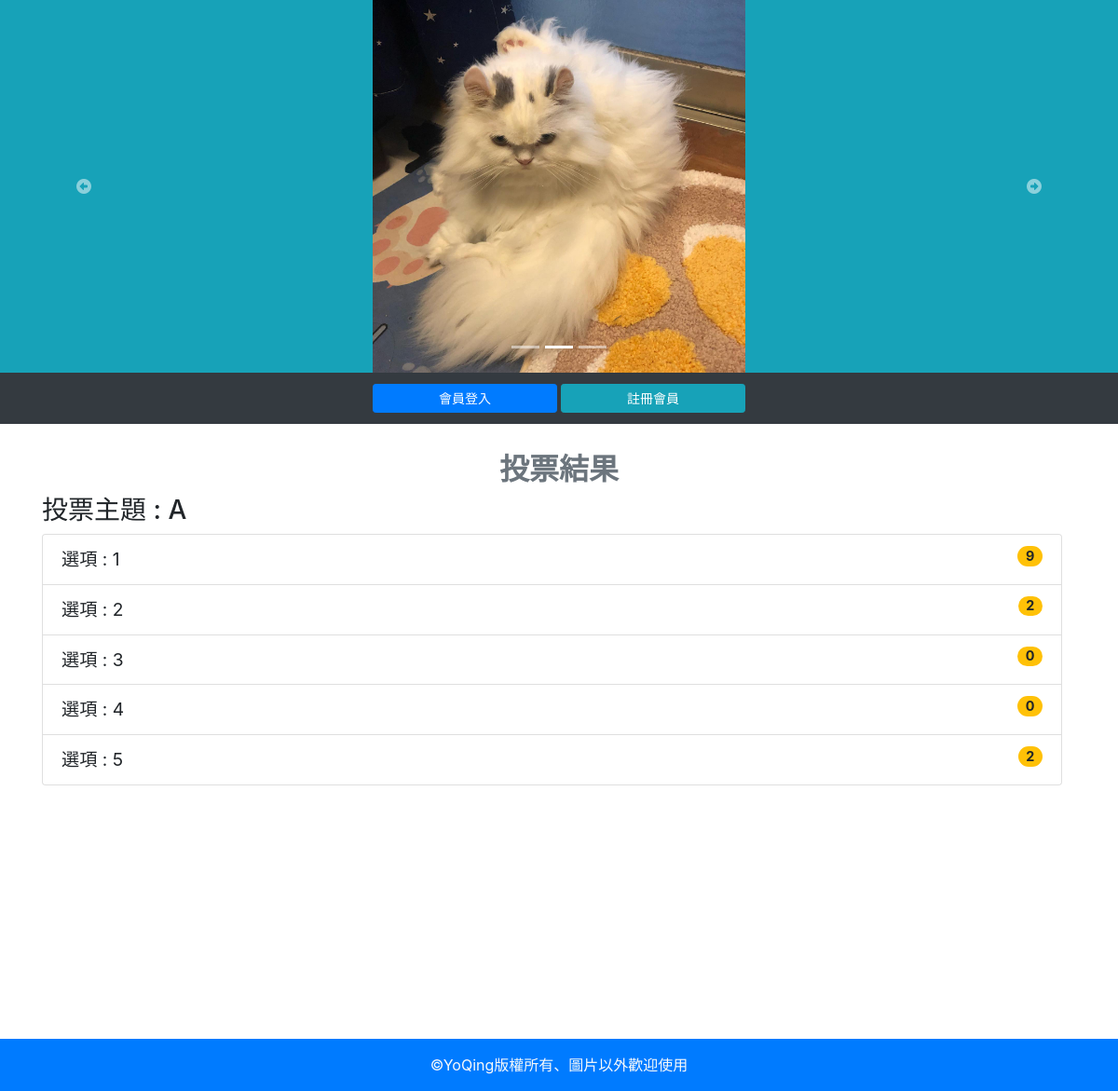
The page /?do=vote_result&id=24 on the database its author committed.
### tables this page shows
CREATE TABLE `ad` (
  `id` int(11) UNSIGNED NOT NULL,
  `name` varchar(64) NOT NULL,
  `sh` tinyint(1) UNSIGNED NOT NULL,
  `intro` varchar(64) DEFAULT NULL
);

CREATE TABLE `topics` (
  `id` int(11) UNSIGNED NOT NULL,
  `topic` varchar(128) NOT NULL
);

CREATE TABLE `options` (
  `id` int(11) UNSIGNED NOT NULL,
  `opt` varchar(128) NOT NULL,
  `topic_id` int(11) UNSIGNED NOT NULL,
  `count` int(11) UNSIGNED NOT NULL DEFAULT 0
);

### db.php (called while the page is built, shortened)
<?php
    $dsn="mysql:host=localhost;charset=utf8;dbname=yovote";
    $pdo=new PDO($dsn,'root','');
    function all($table,...$arg){
    global $pdo;
    $sql="SELECT * FROM `$table` ";
    if(isset($arg[0])){
        if(is_array($arg[0])){
            foreach($arg[0] as $key=>$value){
                $tmp[]="`$key`='$value'";
            }
            $sql=$sql."where " . implode(" AND ",$tmp);
        }else{
            $sql=$sql.$arg[0];
        }
    }
    $rows=$pdo->query($sql)->fetchAll(PDO::FETCH_ASSOC);
    return $rows;
    }
    function q($sql){
    global $pdo;
    return $pdo->query($sql)->fetchAll(PDO::FETCH_ASSOC);
    }
?>

### index.php (the view, shortened to what this page needs)
<?php
include_once "./db.php";
?>
<!DOCTYPE html>
<html lang="en">
<head>
    <link rel="stylesheet" href="https://maxcdn.bootstrapcdn.com/bootstrap/4.5.2/css/bootstrap.min.css">
    <link rel="stylesheet" href="./style/style.css">
</head>
<body>
<div class="container-fluid">
    <div class="row">
        <div class="jumbotron jumbotron-fluid p-0 mb-0 col-12" style="overflow:hidden">
            <a href="index.php">
                <div id="carouselExampleIndicators" class="carousel slide bg-info" data-ride="carousel" data-interval="2500">
                    <ol class="carousel-indicators position-absolute">
                        <li data-target="#carouselExampleIndicators" data-slide-to="0" class="active"></li>
                        <li data-target="#carouselExampleIndicators" data-slide-to="1"></li>
                        <li data-target="#carouselExampleIndicators" data-slide-to="2"></li>
                    </ol>
                    <div class="carousel-inner">
                    <?php
                        $image=all('ad',['sh'=>1]);
                        foreach($image as $key => $image2){
                        if($key==0){
                            echo "<div class='carousel-item active'>";
                        }else{
                            echo "<div class='carousel-item'>";
                        }
                        echo "<img class='d-block m-auto' style='width:400px;height:400px;' src='./image/{$image2['name']}' alt='{$image2['intro']}'>";
                        echo "</div>";
                        }
                        ?>
                    </div>
                    <a class="carousel-control-prev" href="#carouselExampleIndicators" role="button" data-slide="prev">
                        <span class="fas fa-arrow-alt-circle-left" aria-hidden="true"></span>
                    </a>
                    <a class="carousel-control-next" href="#carouselExampleIndicators" role="button" data-slide="next">
                        <span class="fas fa-arrow-alt-circle-right" aria-hidden="true"></span>
                    </a>
                </div>
            </a>
        </div>
    </div>
</div>
<div class="container-fluid">
    <div class="row">
        <nav class="col bg-dark text-light text-center p-2">
            <?php
                if(isset($_SESSION['user'])){
                    echo "<div class='mx-auto'>";
                    echo "<span>歡迎登入！{$_SESSION['user']}</span>";
                    echo "</div>";
            ?>
                    <div class='text-right'>
                    <a class="btn btn-primary" href="logout.php">登出</a>
                    </div>
            <?php
                }else{
            ?>
            <div class="align:center">
                <a class="col-2 btn btn-sm btn-primary my-1" href="?do=login">會員登入</a>
                <a class="col-2 btn btn-sm btn-info my-1" href="?do=reg">註冊會員</a>
            </div>
            <?php
            }
            ?>
        </nav>
    </div>
</div>
<div class="container">
    <div class="row">
        <div class="col-12">
            <?php
                $do=(isset($_GET['do']))?$_GET['do']:'show_vote_list';
                $file="./frontend/".$do.".php";
                if(file_exists($file)){
                        include $file;
                }else{
                        include "./frontend/show_vote_list.php";
                }
            ?>
        </div>
    </div>
</div>
<div class="p-3 text-center text-light bg-primary">&copy;YoQing版權所有、圖片以外歡迎使用</div>
</body>
</html>

### frontend/vote_result.php
<h2 class="text-center font-weight-bold text-secondary">投票結果</h2>
<?php
$sql="select *
      from `topics`,
           `options`
      where `topics`.`id`=`options`.`topic_id` AND
            `topics`.`id`='{$_GET['id']}'";
$rows=q($sql);
?>
<h3> 投票主題 : <?= $rows[0]['topic'];?> </h3>
<ol class="list-group col-12" style="font-size:1.2rem">
    <?php
        foreach($rows as $row){
            echo "<li class='list-group-item'>";
            echo "<span>選項 : {$row['opt']}</span>";
            echo "<span class='float-right badge badge-pill badge-warning'>{$row['count']}</span>";
            echo "</li>";
        }
    ?>
</ol>

### index.php (style rules this page uses)
.container { min-height: 600px; margin: 30px auto; }

### rows shown on the page
ad: name (picture)
topics: topic "A"
options: opt "1", count "9"
options: opt "2", count "2"
options: opt "3", count "0"
options: opt "4", count "0"
options: opt "5", count "2"
